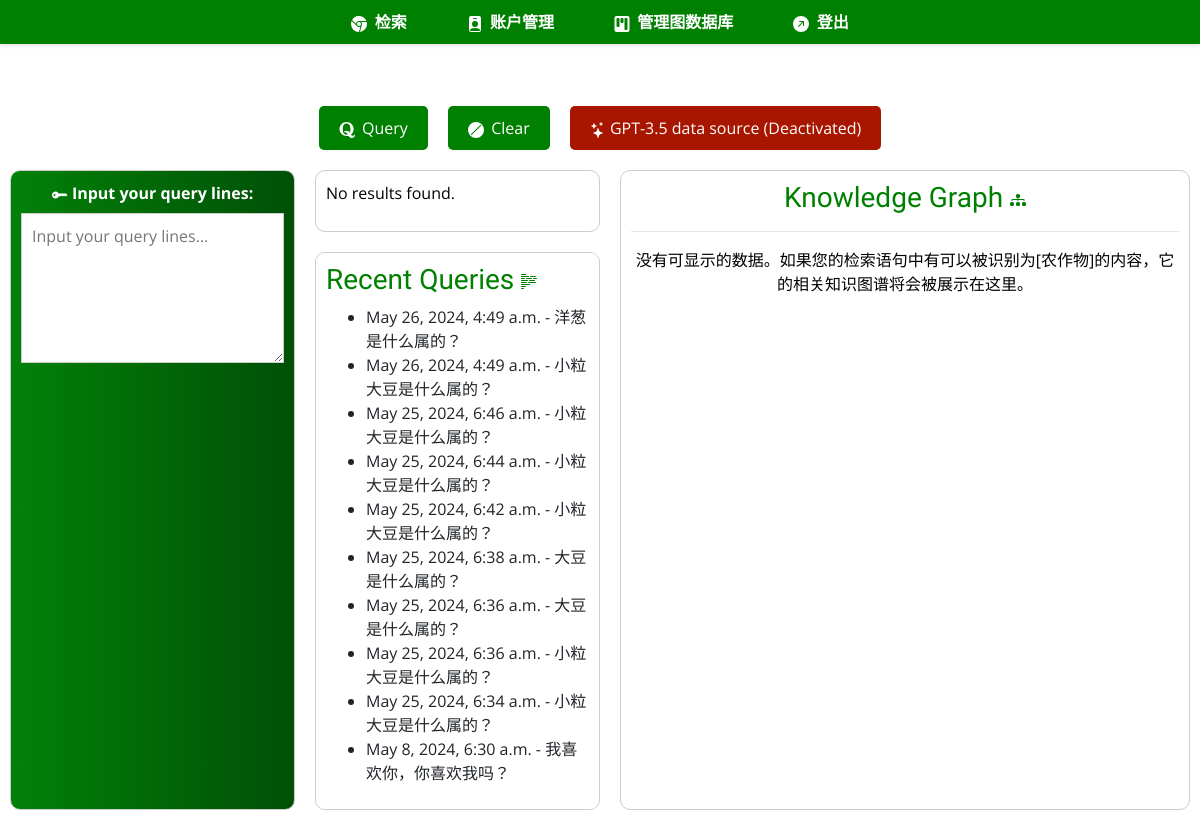
The app's page /query/ (signed in) with its own data.
### query/models.py (models this page shows, shortened)
class QueryHistory(models.Model):
    ANSWER_STATUS_CHOICES = (
        ("KG", "Knowledge Graph"),
        ("LLM", "Large Language Model"),
        ("F", "Failed"),
        ("E", "Exception"),
    )
    user = models.ForeignKey(
        User, on_delete=models.CASCADE, related_name="query_histories"
    )
    query_content = models.TextField()
    timestamp = models.DateTimeField(default=timezone.now)
    ans_status = models.CharField(
        max_length=3, choices=ANSWER_STATUS_CHOICES, default="F"
    )

### query/views.py (the view, shortened to what this page needs)
# urls.py: path("", QueryView.as_view(), name="query-page"),
class QueryView(LoginRequiredMixin, View):
    template_name = "query/main_query.html"
    def get(self, request, *args, **kwargs):
        context = {
            "recent_queries": QueryHistory.objects.filter(
                user=self.request.user
            ).order_by("-timestamp")[:10],
        }
        return render(request, "query/main_query.html", context)

### accounts/templatetags/custom_tags.py (called while the page is built)
@register.filter(name="has_group")
def has_group(user, group_name):
    return user.groups.filter(name=group_name).exists()

### query/templates/query/main_query.html (shortened to what this page needs)
{% extends "base.html" %}
{% load static %}
{% block css_files %}
    <link rel="stylesheet" href="{% static "query/main_query.css" %}">
    <link rel="stylesheet" href="https://stackpath.bootstrapcdn.com/bootstrap/4.5.2/css/bootstrap.min.css">
    <link rel="stylesheet" href="{% static 'css/app.css' %}">
{% endblock %}
{% block content %}
    <section id="content">
        <div id="buttons-container">
            <button type="button" class="button" id="query-button">
                Query
            </button>
            <button type="button" class="button" id="clear-button">
                <svg xmlns="http://www.w3.org/2000/svg" width="16" height="16" fill="currentColor" class="bi bi-ban-fill" viewBox="0 0 16 16" style="margin-right: 0.2em;">
                  <path d="M16 8A8 8 0 1 1 0 8a8 8 0 0 1 16 0M2.71 12.584q.328.378.706.707l9.875-9.875a7 7 0 0 0-.707-.707l-9.875 9.875Z"/>
                </svg>
                Clear
            </button>
            <button type="button" class="button" id="gpt-button" data-toggle="button" aria-pressed="{% if gpt_active %}true{% else %}false{% endif %}" autocomplete="off">
                <span>
                    GPT-3.5 data source {% if gpt_active %}(Activated){% else %}(Deactivated){% endif %}
                </span>
            </button>
        </div>
        <div id="container-for-boxes">
            <div id="input-box">
                <form method="post" action="{% url 'query-page' %}">
                    <label for="query-input" style="color: white;">
                        <svg xmlns="http://www.w3.org/2000/svg" width="16" height="16" fill="currentColor" class="bi bi-key-fill" viewBox="0 0 16 16">
                          <path d="M3.5 11.5a3.5 3.5 0 1 1 3.163-5H14L15.5 8 14 9.5l-1-1-1 1-1-1-1 1-1-1-1 1H6.663a3.5 3.5 0 0 1-3.163 2M2.5 9a1 1 0 1 0 0-2 1 1 0 0 0 0 2"/>
                        </svg>
                        <strong>Input your query lines:</strong>
                    </label>
                    <textarea id="query-input" name="search_query" placeholder="Input your query lines..."></textarea>
                </form>
            </div>
            <div id="output-box">
                    {% if search_results %}
                        <div id="answer-output">
                            <p>{{ search_results }}</p>
                        </div>
                    {% else %}
                        <p>No results found.</p>
                    {% endif %}
            </div>
            <div id="recent-queries-box">
                <h3>
                    Recent Queries
                </h3>
                <ul>
                    {% for query in recent_queries %}
                        <li> {{ query.timestamp }} - {{ query.query_content }}</li>
                    {% empty %}
                        <li>No recent queries.</li>
                    {% endfor %}
                </ul>
            </div>
            <div id="graph-box">
                <h3>
                    Knowledge Graph
                </h3>
                <hr>
                <div id="graph-output">
                </div>
            </div>
        </div>
    </section>
{% endblock %}

### query/static/query/main_query.css (style rules this page uses)
body, textarea { font-family: 'Open Sans', sans-serif; }
#content { display: flex; flex-direction: column; align-items: center; padding: 10px; }
#buttons-container { margin-bottom: 20px; width: 100%; display: flex; justify-content: center; }
.button { padding: 10px 20px; margin: 0 10px; cursor: pointer; color: white; border: none; border-radius: 5px; }
.button[aria-pressed="false"] { background-color: #a91600; border-color: #720f03; }
#container-for-boxes { grid-template-columns: 1fr 1fr 2fr; grid-gap: 20px; width: 100%; height: 80vh; margin: auto; display: grid; }
#input-box, #output-box, #recent-queries-box, #graph-box { padding: 10px; border: 1px solid #ccc; background-color: white; border-radius: 10px; width: 100%; }
#input-box { grid-column: 1; grid-row: 1 / 3; background-image: linear-gradient(to right, #028108, #005007); }
#output-box, #recent-queries-box { overflow: auto; }
#output-box { grid-column: 2; grid-row: 1; text-align: left; }
#recent-queries-box { grid-column: 2; grid-row: 2; text-align: left; }
#graph-box { grid-column: 3; grid-row: 1 / 3; }
#graph-output { width: 100%; height: 100%; }
textarea { width: 100%; height: 150px; border: 1px solid #ccc; padding: 10px; box-sizing: border-box; }

### static/css/app.css (style rules this page uses)
* { box-sizing: border-box; }
button { background-color: #008000; color: #FFFFFF; padding: 10px 20px; border: none; border-radius: 5px; cursor: pointer; }
html { font-family: 'Open Sans', sans-serif; }
body { margin: 0; font-family: 'Open Sans', Arial, sans-serif; }
h1, h2, h3 { font-family: 'Kalnia', Arial, sans-serif; color: #008000; }
p { color: black; }

### records on screen
QueryHistory: timestamp "May 26, 2024, 4:49 a.m.", query_content "洋葱是什么属的？"
QueryHistory: timestamp "May 26, 2024, 4:49 a.m.", query_content "小粒大豆是什么属的？"
QueryHistory: timestamp "May 25, 2024, 6:46 a.m.", query_content "小粒大豆是什么属的？"
QueryHistory: timestamp "May 25, 2024, 6:44 a.m.", query_content "小粒大豆是什么属的？"
QueryHistory: timestamp "May 25, 2024, 6:42 a.m.", query_content "小粒大豆是什么属的？"
QueryHistory: timestamp "May 25, 2024, 6:38 a.m.", query_content "大豆是什么属的？"
QueryHistory: timestamp "May 25, 2024, 6:36 a.m.", query_content "大豆是什么属的？"
QueryHistory: timestamp "May 25, 2024, 6:36 a.m.", query_content "小粒大豆是什么属的？"
QueryHistory: timestamp "May 25, 2024, 6:34 a.m.", query_content "小粒大豆是什么属的？"
QueryHistory: timestamp "May 8, 2024, 6:30 a.m.", query_content "我喜欢你，你喜欢我吗？"
